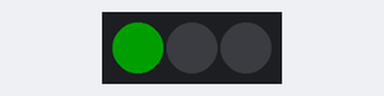
The sketch below on a simulated Arduino Uno, built with avr-gcc and run on an emulated ATmega328P. On the bench: 3 RGB LEDs in strip order, left to right. Dim RGB values are drawn brighter than linear.

Above: at 0.2 s.
At 1.2 s:
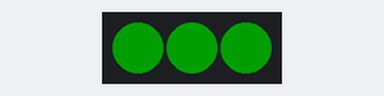
At 2.2 s:
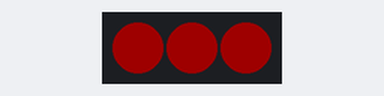
At 3.7 s:
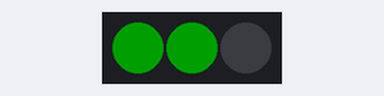
At 5.7 s:
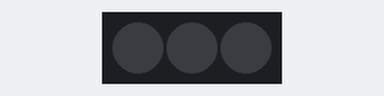
Timing chart, 0 to 6.9 s (numbered marks = the images above):
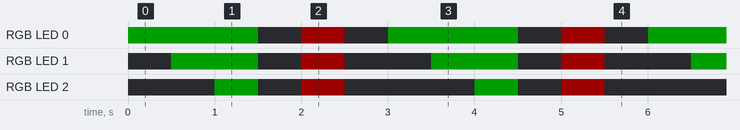

The sketch:

neopixel_test.ino
```cpp
#include <Adafruit_NeoPixel.h>

#define PIN_NEO_PIXEL  16
#define NUM_PIXELS     3
#define BRIGHTNESS     30

Adafruit_NeoPixel NeoPixel(NUM_PIXELS, PIN_NEO_PIXEL, NEO_GRB + NEO_KHZ800);

void setup() {
    NeoPixel.begin();
}

void loop() {
    NeoPixel.clear();

    for (int pixel = 0; pixel < NUM_PIXELS; pixel++) {
        NeoPixel.setPixelColor(pixel, NeoPixel.Color(0, BRIGHTNESS, 0));
        NeoPixel.show();
        delay(500);
    }

    NeoPixel.clear();
    NeoPixel.show();
    delay(500);

    for (int pixel = 0; pixel < NUM_PIXELS; pixel++) {
        NeoPixel.setPixelColor(pixel, NeoPixel.Color(BRIGHTNESS, 0, 0));
    }
    NeoPixel.show();
    delay(500);

    NeoPixel.clear();
    NeoPixel.show();
    delay(500);
}
```

Measured:
- by itself, RGB LED 0: repeats every 3.0 s: off 0.50 s, RGB(30, 0, 0) 0.50 s, off 0.50 s, RGB(0, 30, 0) 1.5 s
- by itself, RGB LED 1: repeats every 3.0 s: off 0.50 s, RGB(30, 0, 0) 0.50 s, off 1.0 s, RGB(0, 30, 0) 1.0 s
- by itself, RGB LED 2: repeats every 3.0 s: off 0.50 s, RGB(30, 0, 0) 0.50 s, off 1.5 s, RGB(0, 30, 0) 0.50 s
